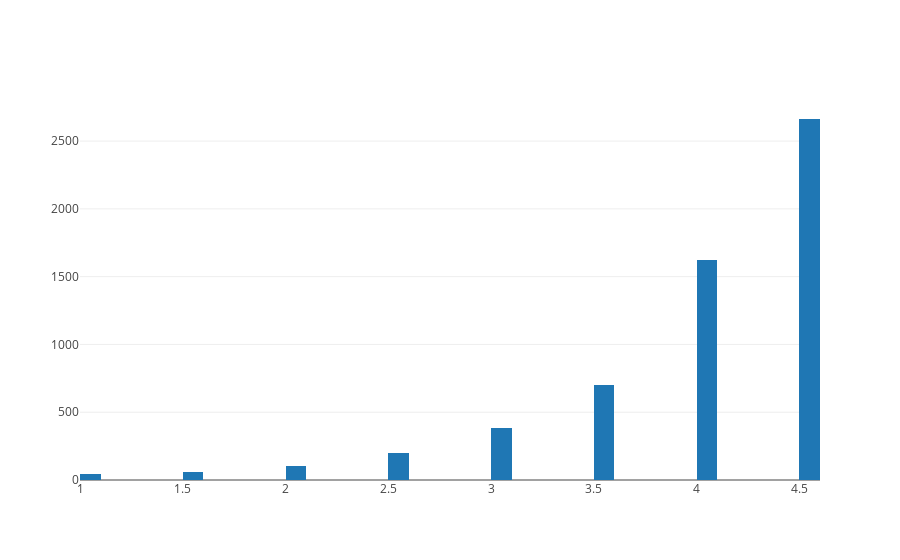

Write notebook code for a chart like this one.
### Code cell
a_data = [go.Histogram(
        x = apple_df.Rating,
        xbins = {'start': 1, 'size': 0.1, 'end' :5}
)]

print('Average app rating = ', np.mean(apple_df['Rating']))
plotly.offline.iplot(a_data, filename='overall_rating_distribution')

### Figure 1 — Plotly figure (JSON) as saved in the notebook; plotly's stock layout.template omitted (floating-point values rounded to 4 significant figures; data arrays with more than 128 entries replaced by an {"elided": "..."} marker saying what was removed)
{"data": [{"type": "histogram", "uid": "0eea3a9c-c1ff-11e8-aa38-5cea1d22f542", "x": {"elided": "7197 float values"}, "xbins": {"end": 5, "size": 0.1, "start": 1}}], "layout": {}}
